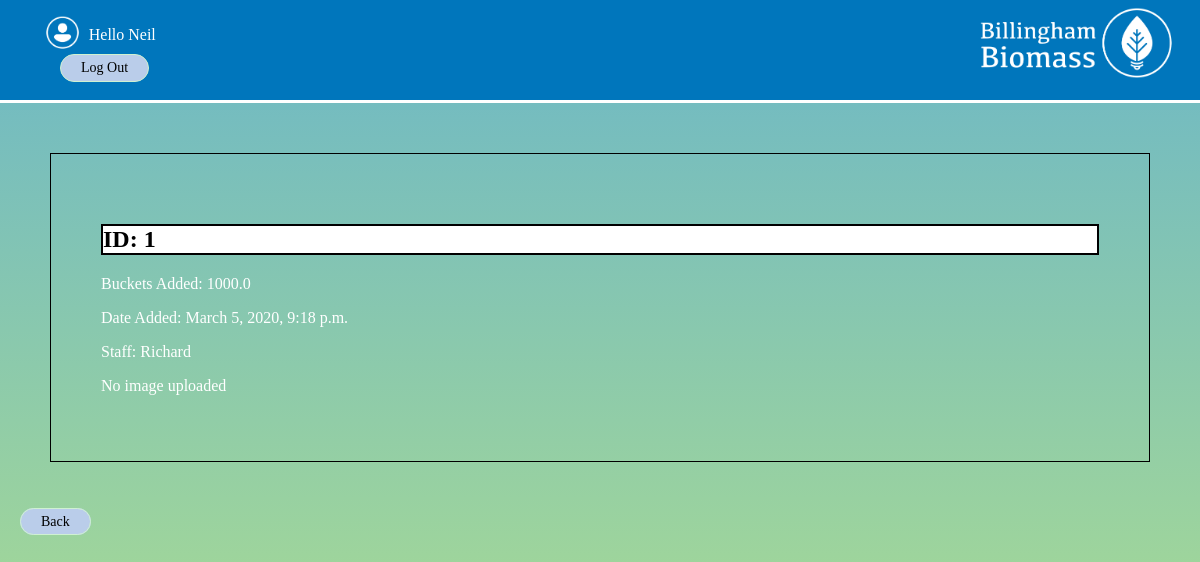
Page /systems/systemone/fuellog/1/ (signed in) on the committed database.
### systems/models.py (models this page shows, shortened)
class FuelLogSystemOneMod(models.Model):
    products = tuple(productsMod.objects.values_list('id', 'product_type'))
    buckets_added = models.FloatField()
    date = models.DateTimeField(auto_now_add = True)
    day = models.DateField(auto_now_add = True)
    staff = models.ForeignKey(User,on_delete=models.CASCADE)
    thumb = models.ImageField(blank=True,null=True)
    product = models.IntegerField(choices=products,default=0)

### systems/views.py (the view)
# urls.py: path('systemone/fuellog/<id>/',views.idfuelLogSystemOne, name='idfuellogsystemone'),
@login_required(login_url="/accounts/login/")
def idfuelLogSystemOne(request,id):
    id = FuelLogSystemOneMod.objects.get(id=id)
    return render(request,'systems/idfuellogsystemone.html',{'id':id})

### systems/templates/systems/idfuellogsystemone.html
{% extends 'base_layout.html' %}
{% block content %}
<div class="record-view">
  <h2>ID: {{id.id}}</h2>
  <p>Buckets Added: {{id.buckets_added}}</p>
  <p>Date Added: {{id.date}}</p>
  <p>Staff: {{id.staff}}</p>
  {% if id.thumb %}
    <img src="{{id.thumb.url}}"></img>
  {% else %}
    <p>No image uploaded</p>
  {% endif %}
</div>
<div>
<a class="back-button" href="javascript:history.back()">Back</a>
</div>
{% endblock %}

### templates/base_layout.html (shortened to what this page needs)
{% load static from staticfiles %}
<!DOCTYPE html>
<html lang="en" dir="ltr">
  <head>
    <link rel="stylesheet" href="{% static 'styles.css'%}">
  </head>
  <body>
    <div class="head">
      <a href="{% url 'home' %}" ><img src="{% static 'Biomass.png' %}" class="logo" alt="Biomass-Logo" ></img></a>
    <nav class="navigation">
      <ul>
        {% if user.is_authenticated %}
        <li>
          <form class="logout-link" action="{% url 'accounts:logout' %}" method="post">
            <img class="loginimages" onclick="openNav()" src="{%static 'User.png'%}" alt="user-img">
            Hello {{user}} <button type="submit"> Log Out </button>
          </form>
        </li>
        {% endif %}
      </ul>
    </nav>
</div>
    <div class="wrapper">
      {% block content %}
      {% endblock %}
    </div>
  </body>
</html>

### assets/styles.css (style rules this page uses)
* { font-family:"Kefa"; }
html { -webkit-tap-highlight-color:transparent; }
.head { background:rgb(0,118,188); height:100px; margin-top:-1em; border-bottom:3px solid white; }
.loginimages { height:2.5em; transform:translateY(30%); cursor:pointer; }
.record-view { display:block; padding:50px; border:1px solid black; margin:50px; }
.record-view h2 { background-color: white; border: solid 2px rgba(0,0,0,1); color:black; font-family:"Kefa"; }
.record-view p { display:table; font-family:"Kefa"; color:white; }
@media only screen and (min-width: 751px) { .logo { position:block; z-index:2; float:right; top:0.5em; width:250px; height:auto; } }
@media only screen and (min-width: 751px) { .navigation li { position:block; z-index:1; float:left; list-style-type:none; bottom:3em; padding:0 2em 0 0; color:white; font-size:16px; } }
.navigation li button { border-radius:40px; color:white; padding: 5px 20px; text-align: center; text-decoration: none; display: block; font-size: 14px; margin: 10px 20px; transition-duration: 0.4s; cursor: pointer; }
.navigation li button { background-color:#bacdea; color: black; border: 1px solid #cff1d1; }
.back-button { border-radius:40px; color:white; padding: 5px 20px; text-decoration: none; font-size: 14px; margin: 10px 20px; transition-duration: 0.4s; cursor: pointer; }
.back-button { background-color:#bacdea; color: black; border: 1px solid #cff1d1; }
body { background:rgba(200,255,200,0.7) }
html { height: 100%; }
body { background-image: linear-gradient(rgba(0, 111, 183, 0.5), rgba(142, 195, 60, 0.5)); height: 100%; margin: 0; background-repeat: no-repeat; background-attachment: fixed; }

### rows in the picture
FuelLogSystemOneMod: id "1", buckets_added "1000.0", date "March 5, 2020, 9:18 p.m.", staff "Richard"

### other values in the picture
{{ user }} "Neil"
